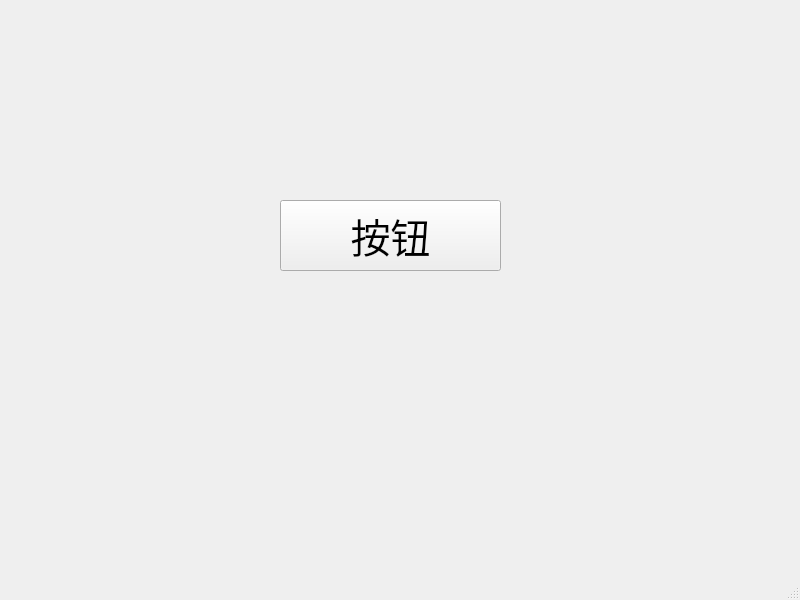
<?xml version="1.0" encoding="UTF-8"?>
<ui version="4.0">
 <class>MainWindow</class>
 <widget class="QMainWindow" name="MainWindow">
  <property name="geometry">
   <rect>
    <x>0</x>
    <y>0</y>
    <width>800</width>
    <height>600</height>
   </rect>
  </property>
  <property name="windowTitle">
   <string>MainWindow</string>
  </property>
  <widget class="QWidget" name="centralwidget">
   <widget class="QPushButton" name="pushButton">
    <property name="geometry">
     <rect>
      <x>280</x>
      <y>200</y>
      <width>221</width>
      <height>71</height>
     </rect>
    </property>
    <property name="font">
     <font>
      <pointsize>30</pointsize>
     </font>
    </property>
    <property name="text">
     <string>按钮</string>
    </property>
   </widget>
  </widget>
  <widget class="QMenuBar" name="menubar">
   <property name="geometry">
    <rect>
     <x>0</x>
     <y>0</y>
     <width>800</width>
     <height>28</height>
    </rect>
   </property>
  </widget>
  <widget class="QStatusBar" name="statusbar"/>
 </widget>
 <resources/>
 <connections/>
</ui>
